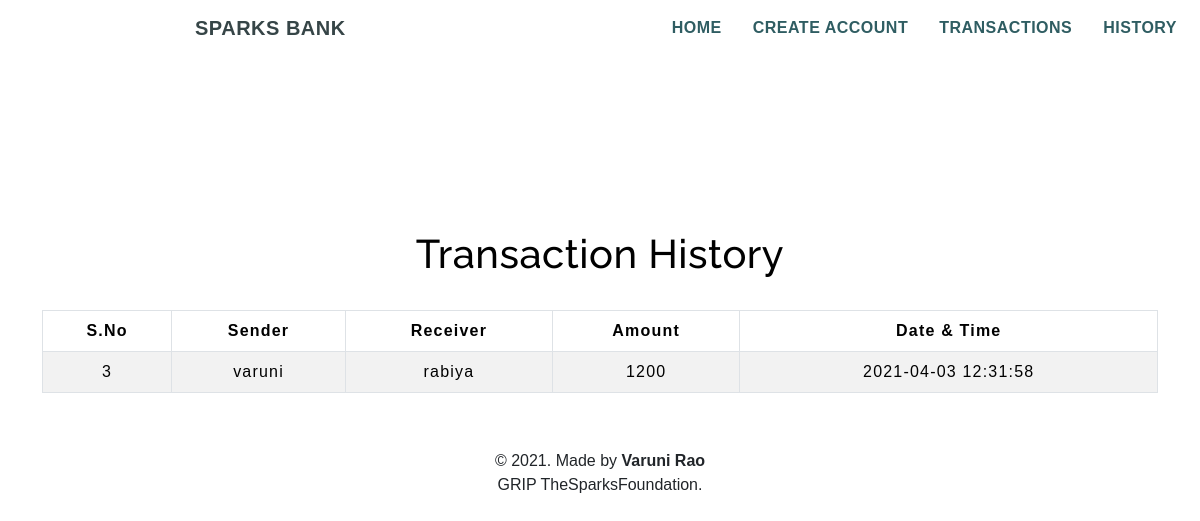
The page /transactionhistory.php on the database its author committed.
### tables this page shows
CREATE TABLE `transactions` (
  `sno` int(3) NOT NULL,
  `sender` text NOT NULL,
  `receiver` text NOT NULL,
  `balance` int(8) NOT NULL,
  `datetime` timestamp NOT NULL DEFAULT CURRENT_TIMESTAMP
);

### transactionhistory.php (the view, shortened to what this page needs)
<!DOCTYPE html>
<html lang="en">
<head>
    <link href="https://cdn.jsdelivr.net/npm/bootstrap@5.0.0-beta1/dist/css/bootstrap.min.css" rel="stylesheet">
    <link rel="stylesheet" href="css/table.css" type="text/css">
    <link rel="stylesheet" href="css/navbar.css" type="text/css">
</head>
<body style="background-color: white;">
    <?php
    include 'navbar.php';
    ?>
    <div class="container">
        <h2 class="text-center pt-4" style="color: black;">Transaction History</h2>
        <br>
        <div class="table-responsive-sm">
            <table class="table table-hover table-striped table-condensed table-bordered">
                <thead style="color: black;">
                    <tr>
                        <th class="text-center">S.No</S></th>
                        <th class="text-center">Sender</th>
                        <th class="text-center">Receiver</th>
                        <th class="text-center">Amount</th>
                        <th class="text-center">Date & Time</th>
                    </tr>
                </thead>
                <tbody>
                    <?php
                    include 'config.php';
                    $sql = "SELECT * FROM `transactions`";
                    $query = mysqli_query($conn, $sql);
                    while ($rows = mysqli_fetch_assoc($query)) {
                    ?>
                        <tr style="color: black;">
                            <td class="py-2"><?php echo $rows['sno']; ?></td>
                            <td class="py-2"><?php echo $rows['sender']; ?></td>
                            <td class="py-2"><?php echo $rows['receiver']; ?></td>
                            <td class="py-2"><?php echo $rows['balance']; ?></td>
                            <td class="py-2"><?php echo $rows['datetime']; ?></td>
                        </tr>
                    <?php
                    }
                    ?>
                </tbody>
            </table>
        </div>
    </div>
    <footer class="text-center mt-5 py-2">
        <p>&copy 2021. Made by <b>Varuni Rao</b><br>GRIP TheSparksFoundation.</p>
    </footer>
</body>
</html>

### css/table.css (style rules this page uses)
* { padding: 0; margin: 0; box-sizing: border-box; font-family: sans-serif; }
h2 { font-size: 40px; }
table { letter-spacing: 1.2px; }
td { text-align: center; }

### css/navbar.css (style rules this page uses)
h2 { margin-top: 150px; color: #364547; letter-spacing: 0.5px; font-family: raleway; }

### rows shown on the page
transactions: sno "3", sender "varuni", receiver "rabiya", balance "1200", datetime "2021-04-03 12:31:58"
